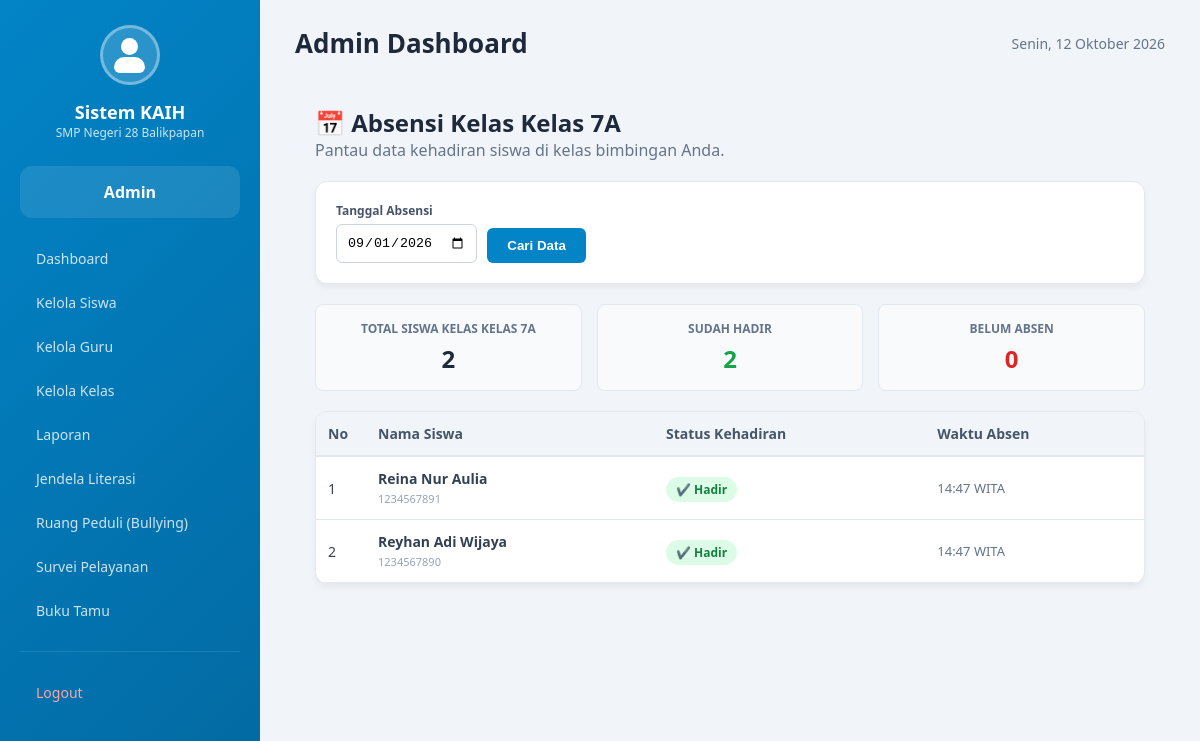
The page /aplikasi/guru/absensi.php?tanggal=2026-09-01 (signed in) on the database as committed earlier.
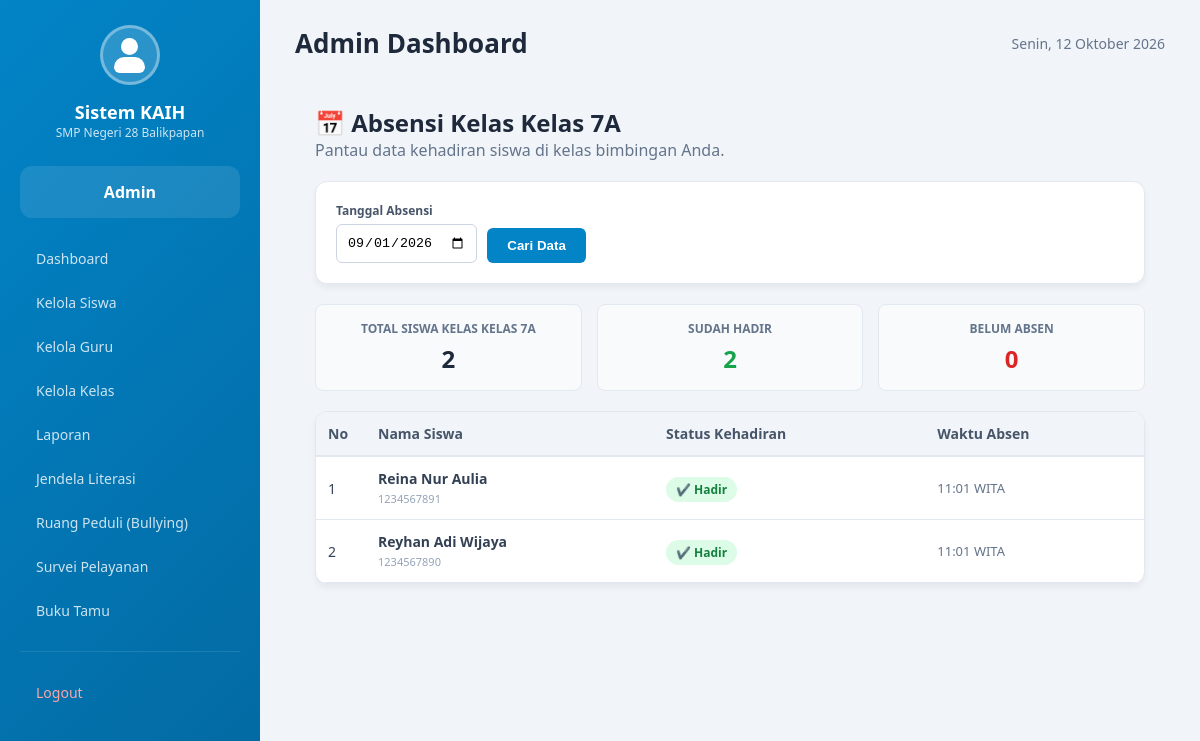
The same page on the database as committed later.
### tables this page shows
CREATE TABLE `absensi` (
  `id` int NOT NULL,
  `siswa_id` bigint UNSIGNED NOT NULL,
  `tanggal` date NOT NULL,
  `status` enum('hadir','izin','sakit','alpha') DEFAULT 'hadir',
  `deskripsi` varchar(255) DEFAULT 'Sesi kelas reguler',
  `catatan` text,
  `created_at` datetime DEFAULT CURRENT_TIMESTAMP,
  `updated_at` datetime DEFAULT CURRENT_TIMESTAMP ON UPDATE CURRENT_TIMESTAMP
);

CREATE TABLE `siswa` (
  `id` bigint UNSIGNED NOT NULL,
  `nisn` varchar(30) NOT NULL,
  `nama_siswa` varchar(100) NOT NULL,
  `kelas` varchar(50) DEFAULT NULL,
  `jenis_kelamin` enum('L','P') DEFAULT NULL,
  `wali_kelas_id` bigint UNSIGNED DEFAULT NULL,
  `created_at` timestamp NULL DEFAULT NULL,
  `updated_at` timestamp NULL DEFAULT NULL
);

### aplikasi/guru/absensi.php (the view, shortened to what this page needs)
<?php
require_once '../../config/database.php';
$guru_id = $_SESSION['guru_id'] ?? $_SESSION['user_id'] ?? 0;
$kelas_guru = '';
if ($guru_id > 0) {
    $stmtG = $pdo->prepare("SELECT kelas FROM guru WHERE id = ? OR nip = (SELECT username FROM users WHERE id = ?)");
    $stmtG->execute([$guru_id, $guru_id]);
    $rowG = $stmtG->fetch(PDO::FETCH_ASSOC);
    if ($rowG) { $kelas_guru = $rowG['kelas'] ?? ''; }
}
$filterTanggal = $_GET['tanggal'] ?? date('Y-m-d');
$data_absensi = [];
$total = $hadir = $belum = 0;
if ($kelas_guru !== '') {
    $query = "SELECT s.nisn, s.nama_siswa, s.kelas, a.status, a.updated_at
              FROM siswa s
              LEFT JOIN absensi a ON s.id = a.siswa_id AND a.tanggal = :tanggal
              WHERE s.kelas = :kelas
              ORDER BY s.nama_siswa ASC";
    $stmt = $pdo->prepare($query);
    $stmt->execute([':tanggal' => $filterTanggal, ':kelas' => $kelas_guru]);
    $data_absensi = $stmt->fetchAll(PDO::FETCH_ASSOC);
    $total = count($data_absensi);
    foreach ($data_absensi as $row) {
        if (!empty($row['status']) && strtolower($row['status']) === 'hadir') {
            $hadir++;
        } else {
            $belum++;
        }
    }
}
require_once '../includes/header-kaih.php';
?>
<div class="content-area" style="padding: 20px;">
    <h2 style="margin-top: 0; color: #1e293b;">📅 Absensi Kelas <?= htmlspecialchars($kelas_guru ?: '(Belum Ditugaskan)') ?></h2>
    <p style="color: #64748b; margin-bottom: 20px;">Pantau data kehadiran siswa di kelas bimbingan Anda.</p>
    <?php if ($kelas_guru === ''): ?>
        <div class="modern-card" style="text-align: center; color: #ef4444; font-weight: bold;">
            Anda belum ditugaskan sebagai Wali Kelas di kelas manapun.
        </div>
    <?php else: ?>
        <div class="modern-card" style="display: flex; gap: 15px; align-items: flex-end;">
            <form method="GET" style="display: flex; gap: 10px; align-items: flex-end;">
                <div>
                    <label style="display: block; font-size: 12px; font-weight: bold; color: #475569; margin-bottom: 5px;">Tanggal Absensi</label>
                    <input type="date" name="tanggal" value="<?= htmlspecialchars($filterTanggal) ?>" style="padding: 10px; border: 1px solid #cbd5e1; border-radius: 6px; outline: none;">
                </div>
                <button type="submit" class="btn-primary">Cari Data</button>
            </form>
        </div>
        <div class="stats-grid">
            <div class="stat-box"><div class="title">Total Siswa Kelas <?= htmlspecialchars($kelas_guru) ?></div><div class="value"><?= $total ?></div></div>
            <div class="stat-box"><div class="title">Sudah Hadir</div><div class="value" style="color:#16a34a;"><?= $hadir ?></div></div>
            <div class="stat-box"><div class="title">Belum Absen</div><div class="value" style="color:#dc2626;"><?= $belum ?></div></div>
        </div>
        <div class="modern-card" style="padding: 0; overflow-x: auto;">
            <table class="table-modern">
                <thead>
                    <tr>
                        <th style="width: 50px;">No</th>
                        <th>Nama Siswa</th>
                        <th>Status Kehadiran</th>
                        <th>Waktu Absen</th>
                    </tr>
                </thead>
                <tbody>
                    <?php if (empty($data_absensi)): ?>
                        <tr><td colspan="4" style="text-align: center; padding: 20px; color: #94a3b8;">Belum ada siswa terdaftar di kelas ini.</td></tr>
                    <?php else: ?>
                        <?php $no = 1; foreach ($data_absensi as $row):
                            $is_hadir = !empty($row['status']) && strtolower($row['status']) === 'hadir';
                        ?>
                        <tr>
                            <td><?= $no++ ?></td>
                            <td><b><?= htmlspecialchars($row['nama_siswa']) ?></b><br><span style="font-size: 11px; color: #94a3b8;"><?= htmlspecialchars($row['nisn']) ?></span></td>
                            <td>
                                <?= $is_hadir ? '<span class="badge" style="background:#dcfce7; color:#15803d;">✔️ Hadir</span>' : '<span class="badge" style="background:#fee2e2; color:#b91c1c;">❌ Belum Absen</span>' ?>
                            </td>
                            <td style="font-size: 13px; color: #64748b;">
                                <?= $is_hadir ? date('H:i', strtotime($row['updated_at'])) . ' WITA' : '-' ?>
                            </td>
                        </tr>
                        <?php endforeach; ?>
                    <?php endif; ?>
                </tbody>
            </table>
        </div>
    <?php endif; ?>
</div>

Rows that differ between the two databases and show on the page:
changed absensi "Reina Nur Aulia": updated_at "14:47" → "11:01"
changed absensi "Reyhan Adi Wijaya": updated_at "14:47" → "11:01"
